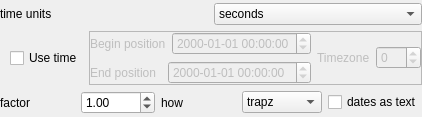
                <widget class="QWidget" name="integrateTab">
                 <layout class="QVBoxLayout" name="verticalLayout_22">
                  <property name="leftMargin">
                   <number>0</number>
                  </property>
                  <property name="topMargin">
                   <number>3</number>
                  </property>
                  <property name="rightMargin">
                   <number>0</number>
                  </property>
                  <property name="bottomMargin">
                   <number>3</number>
                  </property>
                  <item>
                   <layout class="QHBoxLayout" name="horizontalLayout_22" stretch="1,1">
                    <item>
                     <widget class="QLabel" name="label_36">
                      <property name="text">
                       <string>time units</string>
                      </property>
                     </widget>
                    </item>
                    <item>
                     <widget class="QComboBox" name="intUnit">
                      <property name="toolTip">
                       <string>The time units of data employed by the time series</string>
                      </property>
                      <item>
                       <property name="text">
                        <string>seconds</string>
                       </property>
                      </item>
                      <item>
                       <property name="text">
                        <string>minutes</string>
                       </property>
                      </item>
                      <item>
                       <property name="text">
                        <string>hours</string>
                       </property>
                      </item>
                      <item>
                       <property name="text">
                        <string>days</string>
                       </property>
                      </item>
                      <item>
                       <property name="text">
                        <string>years</string>
                       </property>
                      </item>
                     </widget>
                    </item>
                   </layout>
                  </item>
                  <item>
                   <layout class="QHBoxLayout" name="horizontalLayout_58" stretch="1,4">
                    <property name="leftMargin">
                     <number>10</number>
                    </property>
                    <item>
                     <widget class="QCheckBox" name="intTime">
                      <property name="text">
                       <string>Use time</string>
                      </property>
                     </widget>
                    </item>
                    <item>
                     <widget class="QFrame" name="intFrame">
                      <property name="enabled">
                       <bool>false</bool>
                      </property>
                      <property name="frameShape">
                       <enum>QFrame::StyledPanel</enum>
                      </property>
                      <property name="frameShadow">
                       <enum>QFrame::Raised</enum>
                      </property>
                      <layout class="QHBoxLayout" name="horizontalLayout_59" stretch="2,1">
                       <property name="margin">
                        <number>0</number>
                       </property>
                       <item>
                        <layout class="QVBoxLayout" name="verticalLayout_13">
                         <property name="bottomMargin">
                          <number>0</number>
                         </property>
                         <item>
                          <layout class="QHBoxLayout" name="horizontalLayout_60" stretch="1,2">
                           <property name="bottomMargin">
                            <number>0</number>
                           </property>
                           <item>
                            <widget class="QLabel" name="label_53">
                             <property name="text">
                              <string>Begin position</string>
                             </property>
                            </widget>
                           </item>
                           <item>
                            <widget class="QDateTimeEdit" name="intBegin">
                             <property name="displayFormat">
                              <string>yyyy-MM-dd hh:mm:ss</string>
                             </property>
                            </widget>
                           </item>
                          </layout>
                         </item>
                         <item>
                          <layout class="QHBoxLayout" name="horizontalLayout_61" stretch="1,2">
                           <item>
                            <widget class="QLabel" name="label_54">
                             <property name="text">
                              <string>End position</string>
                             </property>
                            </widget>
                           </item>
                           <item>
                            <widget class="QDateTimeEdit" name="intEnd">
                             <property name="displayFormat">
                              <string>yyyy-MM-dd hh:mm:ss</string>
                             </property>
                            </widget>
                           </item>
                          </layout>
                         </item>
                        </layout>
                       </item>
                       <item>
                        <layout class="QVBoxLayout" name="verticalLayout_21">
                         <property name="bottomMargin">
                          <number>0</number>
                         </property>
                         <item>
                          <layout class="QHBoxLayout" name="horizontalLayout_62">
                           <item>
                            <widget class="QLabel" name="label_55">
                             <property name="text">
                              <string>Timezone</string>
                             </property>
                            </widget>
                           </item>
                           <item>
                            <widget class="QSpinBox" name="intTz">
                             <property name="minimum">
                              <number>-12</number>
                             </property>
                             <property name="maximum">
                              <number>12</number>
                             </property>
                            </widget>
                           </item>
                          </layout>
                         </item>
                        </layout>
                       </item>
                      </layout>
                     </widget>
                    </item>
                   </layout>
                  </item>
                  <item>
                   <layout class="QHBoxLayout" name="horizontalLayout_23">
                    <item>
                     <widget class="QLabel" name="label_39">
                      <property name="text">
                       <string>factor</string>
                      </property>
                     </widget>
                    </item>
                    <item>
                     <widget class="QDoubleSpinBox" name="intFactor">
                      <property name="toolTip">
                       <string>factor by which integrated volumes or masses are multiplied before storage
 generally used for unit conversion (e.g.: 0.0283168 will convert cubic feets to cubic meters)</string>
                      </property>
                      <property name="value">
                       <double>1.000000000000000</double>
                      </property>
                     </widget>
                    </item>
                    <item>
                     <widget class="QLabel" name="label_38">
                      <property name="text">
                       <string>how</string>
                      </property>
                     </widget>
                    </item>
                    <item>
                     <widget class="QComboBox" name="intHow">
                      <property name="toolTip">
                       <string>integration method</string>
                      </property>
                      <item>
                       <property name="text">
                        <string>trapz</string>
                       </property>
                      </item>
                      <item>
                       <property name="text">
                        <string>cumtrapz</string>
                       </property>
                      </item>
                      <item>
                       <property name="text">
                        <string>simps</string>
                       </property>
                      </item>
                      <item>
                       <property name="text">
                        <string>romb</string>
                       </property>
                      </item>
                     </widget>
                    </item>
                    <item>
                     <widget class="QCheckBox" name="intText">
                      <property name="toolTip">
                       <string>define if dates has to be returned as text (True) or Timestamp (False)</string>
                      </property>
                      <property name="text">
                       <string>dates as text</string>
                      </property>
                     </widget>
                    </item>
                   </layout>
                  </item>
                 </layout>
                </widget>
